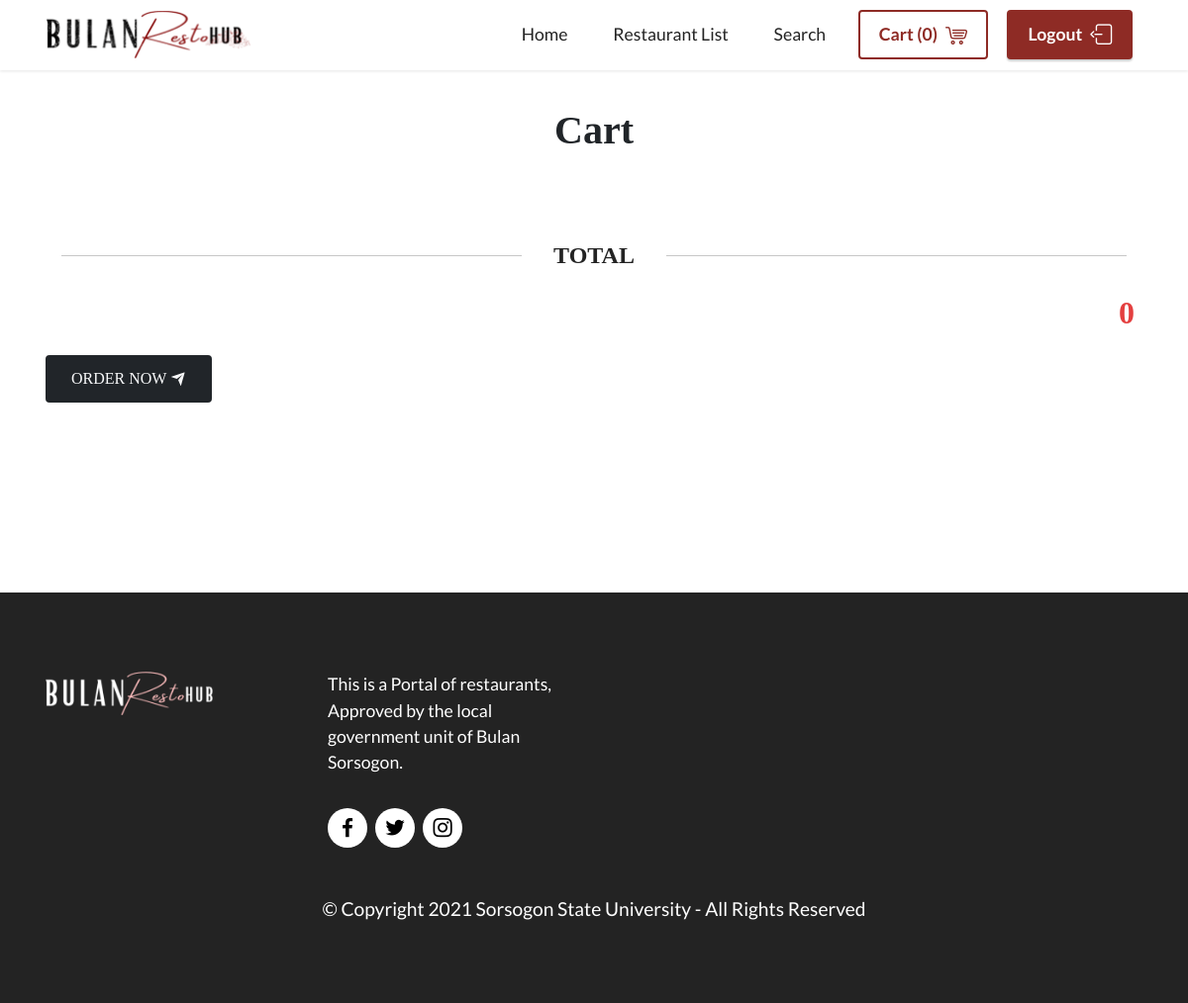
/cart/mamav, run on an earlier commit of the app's database.
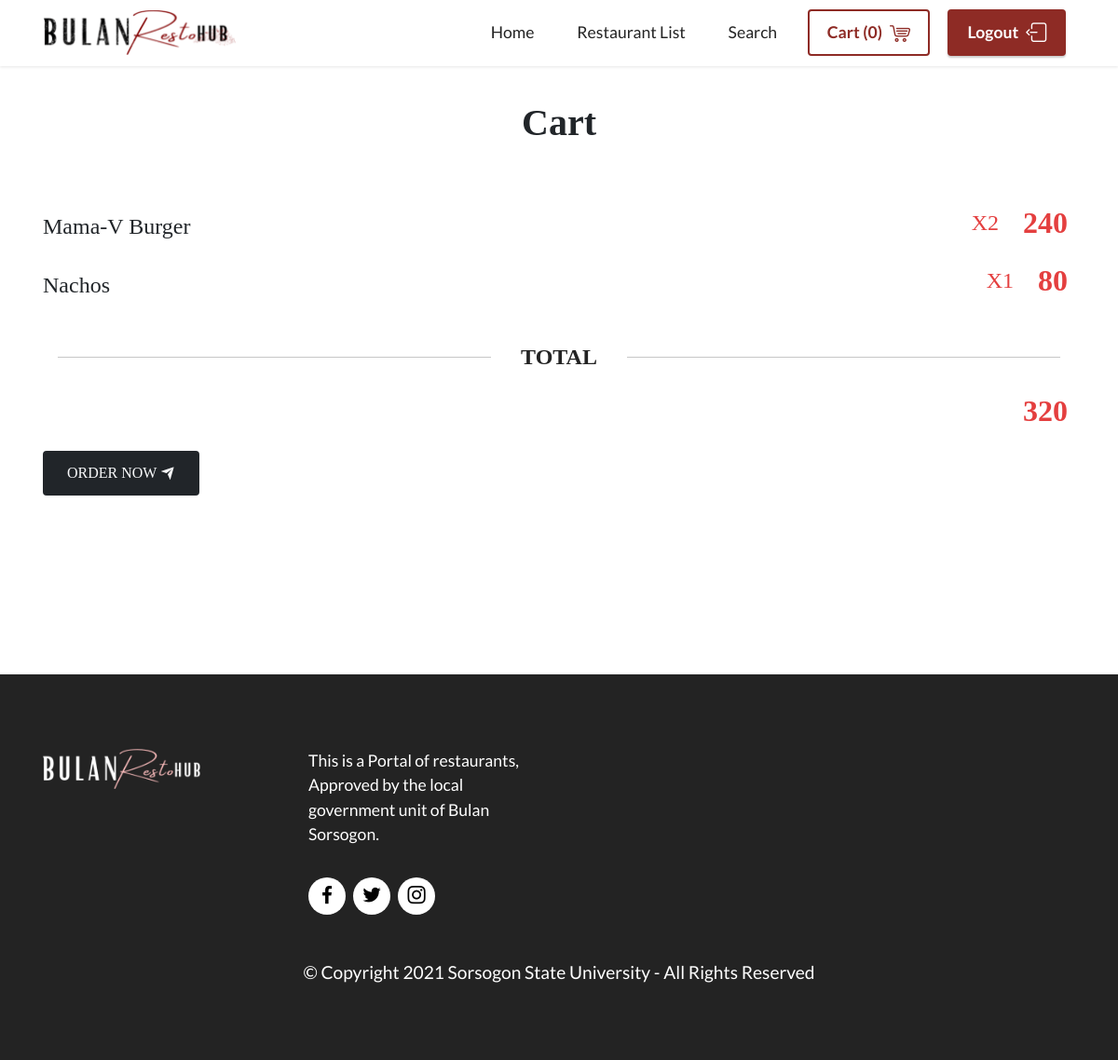
And on a later commit of the database.
### model.py (models this page shows)
class CartRecord(db.Model):
    __tablename__ = 'cartrecord'
    id = Column(Integer,primary_key=True)
    menu_name = Column(String)
    slug=Column(String)
    price=Column(Float)

### app.py (the view)
@app.route('/cart/<string:slug>')
def cart(slug):
    cart_data = CartRecord.query.all()
    cart_data_list=[]
    for data in cart_data:
        cart_data_list.append({
            'name' : data.menu_name,
            'amount' : CartRecord.query.filter_by(menu_name=data.menu_name).count(),
            'price' : data.price
        })
    no_dup_cart_data_list = [i for n, i in enumerate(cart_data_list) if i not in cart_data_list[n + 1:]]
    return render_template("cart.html",cart_data_list=no_dup_cart_data_list,slug=slug)

### app.py (called while the page is built)
@app.context_processor
def default_contents():
    home_title = 'Life is full of Memories, we make them sweeter'
    home_subtitle = 'Choose a Restaurant'
    home_card_title = ["Restaurant Reservations","Order Food Now!","Join our Community"]
    home_card_subtitle =["Reserve a seat on our affiliated restaurants.","Easy ordering with free shipping fee.","We listen to feedback, be a part of our community."]
    restaurant_list_title = 'Our Affiliated Restaurant\'s'
    return dict(home_title=home_title,
                home_subtitle= home_subtitle,
                home_card_title = home_card_title,
                home_card_subtitle=home_card_subtitle,
                restaurant_list_title=restaurant_list_title)

### templates/cart.html (shortened to what this page needs)
{%extends "base.html"%}
{%block content%}
<br>
<br>
<h1 class="d-flex fw-bold h1 justify-content-center mb-3 text-capitalize text-dark">Cart</h1>
<div class="container pb-5 pt-5">
{% set total = {'value': 0} %}
{% set order_list ={'value': ''} %}
{% for cart_data in cart_data_list %}
<h2 class="align-items-center d-flex flex-row fw-bold h4 justify-content-between mb-3 text-dark"><span>{{cart_data.name}}</span><div class="align-items-center d-flex flex-row  justify-content-between"><span class="fw h4 me-2 text-secondary">X{{cart_data.amount}}</span><span>&nbsp&nbsp&nbsp</span><span class="fw-bold h2 me-2 text-secondary">{{cart_data.price|int * cart_data.amount|int}}</span></div></h2>
{%endfor%}
    <div class="container pb-4 pt-4">
    <div class="align-items-center row">
        <div class="col">
            <hr class="border-secondary mb-0 mt-0"/>
        </div>
        <div class="col-auto">
            <h2 class="fw-bold h4 mb-0 text-uppercase">TOTAL</h2>
        </div>
        <div class="col">
            <hr class="border-secondary mb-0 mt-0"/>
        </div>
    </div>
</div>
<h2 class="align-items-center d-flex flex-row fw-bold h4 justify-content-between mb-3 text-dark"><span>&nbsp;</span><span class="fw-bold h2 me-2 text-secondary">{{total.value}}</span></h2>
<div class="d-grid gap-2">
    <form action="/order/{{order_list.value}}" method="post">
            <button id="order_button" name="order_button"  type="submit" class="btn btn-dark pe-4 ps-4  text-light text-uppercase">
            <span class="align-middle">Order Now</span>
            <svg viewBox="0 0 24 24" fill="currentColor" height="16" width="16" class="ms-1">
                <path d="M1.946 9.315c-.522-.174-.527-.455.01-.634l19.087-6.362c.529-.176.832.12.684.638l-5.454 19.086c-.15.529-.455.547-.679.045L12 14l6-8-8 6-8.054-2.685z"></path>
            </svg>
            </button>
    </form>
</div>
</div>
<section class="pb-5 pt-5 text-center" src="https://scontent.fmnl2-1.fna.fbcdn.net/v/t1.6435-9/240710762_1983023981866916_500105142480159149_n.jpg?_nc_cat=111&ccb=1-5&_nc_sid=8bfeb9&_nc_eui2=AeEC6a7N56sHzGsqG5t-wX_gZMd4JRMe-aNkx3glEx75o28TsqeGL8T9I7-QcPugduhdJSe9tRii7ZOfGAKEtXxG&_nc_ohc=81hhXUxCmD4AX__o0up&_nc_ht=scontent.fmnl2-1.fna&oh=af0c0f9fc2ac840746ca63e07900cb62&oe=615FF7FB">
<div class="container pb-4 pt-4">
</div>
</section>
{%endblock%}

### templates/base.html (shortened to what this page needs)
<!DOCTYPE html>
<html  >
<head>
  <link rel="stylesheet" href="../static/assets/web/assets/mobirise-icons-bold/mobirise-icons-bold.css">
  <link rel="stylesheet" href="../static/assets/web/assets/mobirise-icons2/mobirise2.css">
  <link rel="stylesheet" href="../static/assets/web/assets/mobirise-icons/mobirise-icons.css">
  <link rel="stylesheet" href="../static/assets/bootstrap/css/bootstrap.min.css">
  <link rel="stylesheet" href="../static/assets/bootstrap/css/bootstrap-grid.min.css">
  <link rel="stylesheet" href="../static/assets/bootstrap/css/bootstrap-reboot.min.css">
  <link rel="stylesheet" href="../static/assets/parallax/jarallax.css">
  <link rel="stylesheet" href="../static/assets/dropdown/css/style.css">
  <link rel="stylesheet" href="../static/assets/socicon/css/styles.css">
  <link rel="stylesheet" href="../static/assets/theme/css/style.css">
  <link rel="stylesheet" href="../static/modified.css">
  <link href="../static/assets/fonts/style.css" rel="stylesheet">
  <link rel="preload" as="style" href="../static/assets/mobirise/css/mbr-additional.css"><link rel="stylesheet" href="../static/assets/mobirise/css/mbr-additional.css" type="text/css">
</head>
<body>
<section data-bs-version="5.1" class="menu menu2 cid-sRvaqpCCR7" once="menu" id="menu2-0">
    <nav class="navbar navbar-dropdown navbar-fixed-top navbar-expand-lg">
        <div class="container">
            <div class="navbar-brand">
                <span class="navbar-logo">
                    <a href="/">
                        <img src="../static/assets/images/logo-1-418x97.png" alt="BulanRestoHub" style="height: 3rem;">
                    </a>
                </span>
            </div>
            {%block navlist%}
            <div class="collapse navbar-collapse" id="navbarSupportedContent">
                <ul class="navbar-nav nav-dropdown" data-app-modern-menu="true"><li class="nav-item"><a class="nav-link link text-black display-4" href="/">Home</a></li>
                    <li class="nav-item"><a class="nav-link link text-black display-4" href="/restaurant_list">Restaurant List</a></li>
                    <li class="nav-item"><a class="nav-link link text-black display-4" href="/search">Search</a>
                    </li>
                </ul>
                {%endblock%}
                {%block navbutton%}
                <div class="navbar-buttons mbr-section-btn">
                    <a class="btn btn-primary-outline display-4" href="/cart">
                    <span class="mbrib-shopping-cart mbr-iconfont mbr-iconfont-btn" style="color: rgb(142, 43, 37);"></span>Cart (0)</a>
                    <a class="btn btn-primary display-4" href="/logout">
                    <span class="mbrib-logout mbr-iconfont mbr-iconfont-btn" style="color: rgb(255, 255, 255);"></span>Logout</a>
                </div>
                {%endblock%}
                </div>
        </div>
    </nav>
</section>
{%block content%}
{%endblock%}
<section data-bs-version="5.1" class="footer4 cid-sRvx7PLE9t" once="footers" id="footer4-16">
    <div class="container">
        <div class="row mbr-white">
            <div class="col-6 col-lg-3">
                <div class="media-wrap col-md-8 col-12">
                    <a href="">
                        <img src="../static/assets/images/logo2-198x51.png" alt="BulanRestoHub">
                    </a>
                </div>
            </div>
            <div class="col-12 col-md-6 col-lg-3">
                <p class="mbr-text mbr-fonts-style mb-4 display-4">
                    This is a Portal of restaurants, Approved by the local government unit of Bulan Sorsogon.</p>
                {% block social %}
                <div class="social-row display-7">
                    <div class="soc-item">
                        <a href="" target="_blank">
                            <span class="mbr-iconfont socicon socicon-facebook"></span>
                        </a>
                    </div>
                    <div class="soc-item">
                        <a href="" target="_blank">
                            <span class="mbr-iconfont socicon socicon-twitter"></span>
                        </a>
                    </div>
                    <div class="soc-item">
                        <a href="" target="_blank">
                            <span class="mbr-iconfont socicon socicon-instagram"></span>
                        </a>
                    </div>
                </div>
                {%endblock%}
            </div>
            <div class="col-12 col-md-6 col-lg-3">
                <ul class="list mbr-fonts-style display-4">
                    <li class="mbr-text item-wrap"><br></li>
                </ul>
            </div>
            <div class="col-12 col-md-6 col-lg-3">
                <ul class="list mbr-fonts-style display-4">
                    <li class="mbr-text item-wrap"><br></li>
                </ul>
            </div>
            <div class="col-12 mt-4">
                <p class="mbr-text mb-0 mbr-fonts-style copyright align-center display-7">
                    © Copyright 2021 Sorsogon State University - All Rights Reserved
                </p>
            </div>
        </div>
    </div>
</section>
</body>
</html>

### static/assets/dropdown/css/style.css (style rules this page uses)
.navbar-dropdown { left: 0; padding: 0; position: absolute; right: 0; top: 0; transition: all 0.45s ease; z-index: 1030; background: #282828; }
.navbar-dropdown .navbar-logo { margin-right: 0.8rem; transition: margin 0.3s ease-in-out; vertical-align: middle; }
.navbar-dropdown .navbar-logo img { height: 3.125rem; transition: all 0.3s ease-in-out; }
.navbar-dropdown.navbar-fixed-top { position: fixed; }
.navbar-dropdown .navbar-brand span { vertical-align: -4px; }
.nav-dropdown { font-size: 0.75rem; font-weight: 500; height: auto !important; }
.nav-dropdown .link { margin: .667em 1.667em; font-weight: 500; padding: 0; transition: color .2s ease-in-out; }
.nav-dropdown .link::after, .nav-dropdown .dropdown-item::after { color: inherit; }

### static/assets/theme/css/style.css (style rules this page uses)
section { background-color: #ffffff; }
body { font-style: normal; line-height: 1.5; font-weight: 400; color: #232323; position: relative; }
button { background-color: transparent; border-color: transparent; }
section, .container, .container-fluid { position: relative; word-wrap: break-word; }
a { font-style: normal; font-weight: 400; cursor: pointer; }
a, a:hover { text-decoration: none; }
.mbr-text { font-style: normal; line-height: 1.7; }
h1, h2, h3, h4, h5, h6, .display-1, .display-2, .display-4, .display-5, .display-7, span, p, a { line-height: 1; word-break: break-word; word-wrap: break-word; font-weight: 400; }
section { background-position: 50% 50%; background-repeat: no-repeat; background-size: cover; }
.mbr-white { color: #ffffff; }
.align-center { text-align: center; }
img, iframe { display: block; width: 100%; }
.mbr-section-btn { margin-left: -0.6rem; margin-right: -0.6rem; font-size: 0; }
.btn { font-weight: 600; border-width: 1px; font-style: normal; margin: 0.6rem 0.6rem; white-space: normal; transition: all 0.2s ease-in-out; display: inline-flex; align-items: center; justify-content: center; word-break: break-word; }
nav .mbr-section-btn { margin-left: 0rem; margin-right: 0rem; }
.btn .mbr-iconfont, .btn.btn-sm .mbr-iconfont { order: 1; cursor: pointer; margin-left: 0.5rem; vertical-align: sub; }
[type=submit] { -webkit-appearance: none; }
.menu .navbar-brand { display: -webkit-flex; }
.menu .navbar-brand span { display: flex; display: -webkit-flex; }
.menu .navbar-brand .navbar-logo img { display: -webkit-flex; width: auto; }
@media (min-width: 992px) { .menu .navbar-nav.nav-dropdown { display: -webkit-flex; } }
.navbar { display: -webkit-flex; -webkit-flex-wrap: wrap; -webkit-align-items: center; -webkit-justify-content: space-between; }
.navbar-collapse { -webkit-flex-basis: 100%; -webkit-flex-grow: 1; -webkit-align-items: center; }
.nav-dropdown .link { padding: 0.667em 1.667em !important; margin: 0 !important; }
.row { display: -webkit-flex; -webkit-flex-wrap: wrap; }
.justify-content-center { -webkit-justify-content: center; }
html, body { height: auto; min-height: 100vh; }
form .btn { display: flex; padding: 0.6rem 1.2rem; margin: 0; }
.form-control, form .btn { min-height: 48px; }
ul, ol, pre, blockquote { margin-bottom: 2.3125rem; }
.mt-4 { margin-top: 2rem !important; }
.mb-4 { margin-bottom: 2rem !important; }
@media (min-width: 992px) { .container { padding-left: 16px; padding-right: 16px; } }
@media (min-width: 992px) { .row { margin-left: -16px; margin-right: -16px; } }
@media (min-width: 992px) { .row > [class*=col] { padding-left: 16px; padding-right: 16px; } }

What changed in the data, as far as the page shows it:
added CartRecord: name "Mama-V Burger", amount "2", cart_data.price|int*cart_data.amount|int "240"
added CartRecord: name "Nachos", amount "1", cart_data.price|int*cart_data.amount|int "80"
Also different on the page:
{{ total.value }}: "0" → "320"
